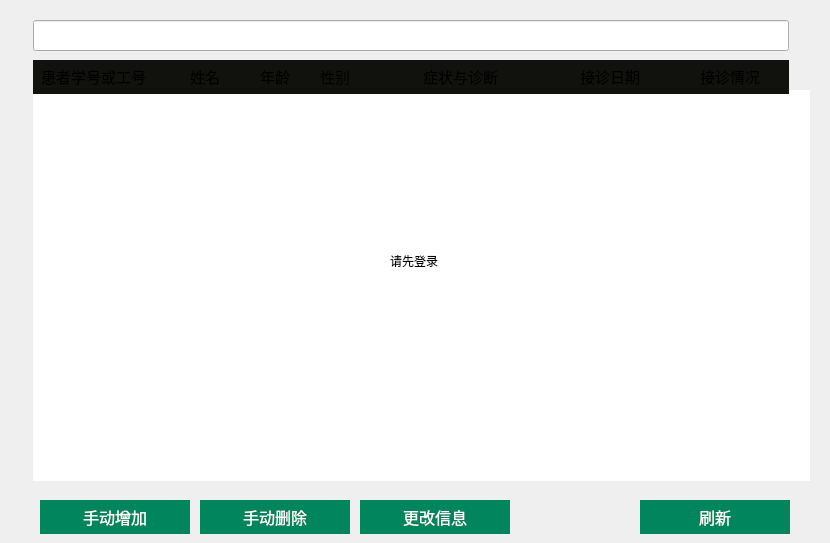
    <widget class="QWidget" name="deleteEmpWidget">
     <property name="styleSheet">
      <string notr="true">#deleteEmpWidget
{
	background:#2D2D2D;
}

</string>
     </property>
     <widget class="QTableView" name="deleteTableView">
      <property name="geometry">
       <rect>
        <x>33</x>
        <y>90</y>
        <width>777</width>
        <height>391</height>
       </rect>
      </property>
      <property name="sizePolicy">
       <sizepolicy hsizetype="Fixed" vsizetype="Fixed">
        <horstretch>0</horstretch>
        <verstretch>0</verstretch>
       </sizepolicy>
      </property>
      <property name="focusPolicy">
       <enum>Qt::FocusPolicy::NoFocus</enum>
      </property>
      <property name="autoFillBackground">
       <bool>false</bool>
      </property>
      <property name="frameShape">
       <enum>QFrame::Shape::NoFrame</enum>
      </property>
      <property name="horizontalScrollBarPolicy">
       <enum>Qt::ScrollBarPolicy::ScrollBarAlwaysOff</enum>
      </property>
      <property name="sizeAdjustPolicy">
       <enum>QAbstractScrollArea::SizeAdjustPolicy::AdjustIgnored</enum>
      </property>
      <property name="editTriggers">
       <set>QAbstractItemView::EditTrigger::NoEditTriggers</set>
      </property>
      <property name="tabKeyNavigation">
       <bool>false</bool>
      </property>
      <property name="showDropIndicator" stdset="0">
       <bool>false</bool>
      </property>
      <property name="dragDropOverwriteMode">
       <bool>false</bool>
      </property>
      <property name="alternatingRowColors">
       <bool>true</bool>
      </property>
      <property name="selectionMode">
       <enum>QAbstractItemView::SelectionMode::SingleSelection</enum>
      </property>
      <property name="selectionBehavior">
       <enum>QAbstractItemView::SelectionBehavior::SelectRows</enum>
      </property>
      <property name="textElideMode">
       <enum>Qt::TextElideMode::ElideNone</enum>
      </property>
      <property name="showGrid">
       <bool>false</bool>
      </property>
      <property name="gridStyle">
       <enum>Qt::PenStyle::NoPen</enum>
      </property>
      <property name="cornerButtonEnabled">
       <bool>false</bool>
      </property>
      <attribute name="horizontalHeaderVisible">
       <bool>false</bool>
      </attribute>
      <attribute name="horizontalHeaderMinimumSectionSize">
       <number>30</number>
      </attribute>
      <attribute name="horizontalHeaderDefaultSectionSize">
       <number>120</number>
      </attribute>
     </widget>
     <widget class="QLabel" name="label_29">
      <property name="geometry">
       <rect>
        <x>33</x>
        <y>60</y>
        <width>135</width>
        <height>34</height>
       </rect>
      </property>
      <property name="font">
       <font>
        <pointsize>10</pointsize>
        <bold>true</bold>
       </font>
      </property>
      <property name="styleSheet">
       <string notr="true">#label_29
{
	color:white;
	background:#11110E;
padding-left:10px;
}</string>
      </property>
      <property name="text">
       <string>&lt;html&gt;&lt;head/&gt;&lt;body&gt;&lt;p&gt;&lt;br/&gt;&lt;/p&gt;&lt;/body&gt;&lt;/html&gt;</string>
      </property>
     </widget>
     <widget class="QLabel" name="label_30">
      <property name="geometry">
       <rect>
        <x>167</x>
        <y>60</y>
        <width>120</width>
        <height>34</height>
       </rect>
      </property>
      <property name="font">
       <font>
        <pointsize>10</pointsize>
        <bold>true</bold>
       </font>
      </property>
      <property name="styleSheet">
       <string notr="true">#label_30
{
	color:white;
	background:#11110E;
	padding-left:5px;
}</string>
      </property>
      <property name="text">
       <string>&lt;html&gt;&lt;head/&gt;&lt;body&gt;&lt;p&gt;&lt;br/&gt;&lt;/p&gt;&lt;/body&gt;&lt;/html&gt;</string>
      </property>
     </widget>
     <widget class="QLabel" name="label_31">
      <property name="geometry">
       <rect>
        <x>287</x>
        <y>60</y>
        <width>125</width>
        <height>34</height>
       </rect>
      </property>
      <property name="font">
       <font>
        <pointsize>10</pointsize>
        <bold>true</bold>
       </font>
      </property>
      <property name="styleSheet">
       <string notr="true">#label_31
{
	color:white;
	background:#11110E;
	padding-left:3px;
}</string>
      </property>
      <property name="text">
       <string>&lt;html&gt;&lt;head/&gt;&lt;body&gt;&lt;p&gt;&lt;br/&gt;&lt;/p&gt;&lt;/body&gt;&lt;/html&gt;</string>
      </property>
     </widget>
     <widget class="QLabel" name="label_32">
      <property name="geometry">
       <rect>
        <x>530</x>
        <y>60</y>
        <width>122</width>
        <height>34</height>
       </rect>
      </property>
      <property name="font">
       <font>
        <pointsize>10</pointsize>
        <bold>true</bold>
       </font>
      </property>
      <property name="styleSheet">
       <string notr="true">#label_32
{
	color:white;
	background:#11110E;
}</string>
      </property>
      <property name="text">
       <string>&lt;html&gt;&lt;head/&gt;&lt;body&gt;&lt;p&gt;&lt;br/&gt;&lt;/p&gt;&lt;/body&gt;&lt;/html&gt;</string>
      </property>
     </widget>
     <widget class="QLabel" name="label_33">
      <property name="geometry">
       <rect>
        <x>410</x>
        <y>60</y>
        <width>120</width>
        <height>34</height>
       </rect>
      </property>
      <property name="font">
       <font>
        <pointsize>10</pointsize>
        <bold>true</bold>
       </font>
      </property>
      <property name="styleSheet">
       <string notr="true">#label_33
{
	color:white;
	background:#11110E;
}</string>
      </property>
      <property name="text">
       <string>&lt;html&gt;&lt;head/&gt;&lt;body&gt;&lt;p&gt;&lt;br/&gt;&lt;/p&gt;&lt;/body&gt;&lt;/html&gt;</string>
      </property>
     </widget>
     <widget class="QLabel" name="label_34">
      <property name="geometry">
       <rect>
        <x>652</x>
        <y>60</y>
        <width>137</width>
        <height>34</height>
       </rect>
      </property>
      <property name="font">
       <font>
        <pointsize>10</pointsize>
        <bold>true</bold>
       </font>
      </property>
      <property name="styleSheet">
       <string notr="true">#label_34
{
	color:white;
	background:#11110E;
}</string>
      </property>
      <property name="text">
       <string>&lt;html&gt;&lt;head/&gt;&lt;body&gt;&lt;p&gt;&lt;br/&gt;&lt;/p&gt;&lt;/body&gt;&lt;/html&gt;</string>
      </property>
     </widget>
     <widget class="QPushButton" name="pushButton_3">
      <property name="geometry">
       <rect>
        <x>640</x>
        <y>500</y>
        <width>150</width>
        <height>34</height>
       </rect>
      </property>
      <property name="font">
       <font>
        <family>华文中宋</family>
        <pointsize>12</pointsize>
        <italic>false</italic>
        <bold>false</bold>
       </font>
      </property>
      <property name="styleSheet">
       <string notr="true">#pushButton_3
{
	background:#00855C;
	border:none;
	color:white;
	font:12pt&quot;华文中宋&quot;;

}

#pushButton_3:hover
{
	background:#2D2D2D;
	border:2px solid #00855C;
	color:#00855C;
}</string>
      </property>
      <property name="text">
       <string>刷新</string>
      </property>
     </widget>
     <widget class="QLabel" name="label_55">
      <property name="geometry">
       <rect>
        <x>580</x>
        <y>60</y>
        <width>141</width>
        <height>34</height>
       </rect>
      </property>
      <property name="font">
       <font>
        <family>华文中宋</family>
        <pointsize>11</pointsize>
        <italic>false</italic>
        <bold>false</bold>
       </font>
      </property>
      <property name="styleSheet">
       <string notr="true">#label_24
{
	color:white;
	background:#11110E;
	font: 11pt &quot;华文中宋&quot;;

}</string>
      </property>
      <property name="text">
       <string>&lt;html&gt;&lt;head/&gt;&lt;body&gt;&lt;p&gt;接诊日期&lt;/p&gt;&lt;/body&gt;&lt;/html&gt;</string>
      </property>
     </widget>
     <widget class="QLabel" name="label_60">
      <property name="geometry">
       <rect>
        <x>41</x>
        <y>60</y>
        <width>221</width>
        <height>34</height>
       </rect>
      </property>
      <property name="font">
       <font>
        <family>华文中宋</family>
        <pointsize>11</pointsize>
        <italic>false</italic>
        <bold>false</bold>
       </font>
      </property>
      <property name="styleSheet">
       <string notr="true">#label_8
{
	color:white;
	background:#11110E;
	padding-left:10px;
	font: 11pt &quot;华文中宋&quot;;

}</string>
      </property>
      <property name="text">
       <string>&lt;html&gt;&lt;head/&gt;&lt;body&gt;&lt;p&gt;患者学号或工号&lt;/p&gt;&lt;/body&gt;&lt;/html&gt;</string>
      </property>
     </widget>
     <widget class="QLabel" name="label_61">
      <property name="geometry">
       <rect>
        <x>370</x>
        <y>60</y>
        <width>181</width>
        <height>34</height>
       </rect>
      </property>
      <property name="font">
       <font>
        <family>华文中宋</family>
        <pointsize>11</pointsize>
        <italic>false</italic>
        <bold>false</bold>
       </font>
      </property>
      <property name="styleSheet">
       <string notr="true">#label_23
{
	color:white;
	background:#11110E;
	font: 11pt &quot;华文中宋&quot;;

}</string>
      </property>
      <property name="text">
       <string>&lt;html&gt;&lt;head/&gt;&lt;body&gt;&lt;p align=&quot;center&quot;&gt;症状与诊断&lt;/p&gt;&lt;/body&gt;&lt;/html&gt;</string>
      </property>
     </widget>
     <widget class="QLabel" name="label_62">
      <property name="geometry">
       <rect>
        <x>190</x>
        <y>60</y>
        <width>81</width>
        <height>34</height>
       </rect>
      </property>
      <property name="font">
       <font>
        <family>华文中宋</family>
        <pointsize>11</pointsize>
        <italic>false</italic>
        <bold>false</bold>
       </font>
      </property>
      <property name="styleSheet">
       <string notr="true">#label_21
{
	color:white;
	background:#11110E;
	padding-left:5px;
	font: 11pt &quot;华文中宋&quot;;
}
</string>
      </property>
      <property name="text">
       <string>&lt;html&gt;&lt;head/&gt;&lt;body&gt;&lt;p&gt;姓名&lt;/p&gt;&lt;/body&gt;&lt;/html&gt;</string>
      </property>
     </widget>
     <widget class="QLabel" name="label_64">
      <property name="geometry">
       <rect>
        <x>320</x>
        <y>60</y>
        <width>131</width>
        <height>34</height>
       </rect>
      </property>
      <property name="font">
       <font>
        <family>华文中宋</family>
        <pointsize>11</pointsize>
        <italic>false</italic>
        <bold>false</bold>
       </font>
      </property>
      <property name="styleSheet">
       <string notr="true">#label_22
{
	color:white;
	background:#11110E;
	padding-left:3px;
	font: 11pt &quot;华文中宋&quot;;

}</string>
      </property>
      <property name="text">
       <string>&lt;html&gt;&lt;head/&gt;&lt;body&gt;&lt;p&gt;性别&lt;/p&gt;&lt;/body&gt;&lt;/html&gt;</string>
      </property>
     </widget>
     <widget class="QLabel" name="label_65">
      <property name="geometry">
       <rect>
        <x>260</x>
        <y>60</y>
        <width>131</width>
        <height>34</height>
       </rect>
      </property>
      <property name="font">
       <font>
        <family>华文中宋</family>
        <pointsize>11</pointsize>
        <italic>false</italic>
        <bold>false</bold>
       </font>
      </property>
      <property name="styleSheet">
       <string notr="true">#label_22
{
	color:white;
	background:#11110E;
	padding-left:3px;
	font: 11pt &quot;华文中宋&quot;;

}</string>
      </property>
      <property name="text">
       <string>&lt;html&gt;&lt;head/&gt;&lt;body&gt;&lt;p&gt;年龄&lt;/p&gt;&lt;/body&gt;&lt;/html&gt;</string>
      </property>
     </widget>
     <widget class="QLabel" name="label_66">
      <property name="geometry">
       <rect>
        <x>700</x>
        <y>60</y>
        <width>121</width>
        <height>34</height>
       </rect>
      </property>
      <property name="font">
       <font>
        <family>华文中宋</family>
        <pointsize>11</pointsize>
        <italic>false</italic>
        <bold>false</bold>
       </font>
      </property>
      <property name="styleSheet">
       <string notr="true">#label_25
{
	color:white;
	background:#11110E;
	font: 11pt &quot;华文中宋&quot;;

}</string>
      </property>
      <property name="text">
       <string>&lt;html&gt;&lt;head/&gt;&lt;body&gt;&lt;p&gt;接诊情况&lt;/p&gt;&lt;/body&gt;&lt;/html&gt;</string>
      </property>
     </widget>
     <widget class="QPushButton" name="pushButton_15">
      <property name="geometry">
       <rect>
        <x>40</x>
        <y>500</y>
        <width>150</width>
        <height>34</height>
       </rect>
      </property>
      <property name="font">
       <font>
        <family>华文中宋</family>
        <pointsize>12</pointsize>
        <italic>false</italic>
        <bold>false</bold>
       </font>
      </property>
      <property name="styleSheet">
       <string notr="true">#pushButton_15
{
	background:#00855C;
	border:none;
	color:white;
	font:12pt&quot;华文中宋&quot;;

}

#pushButton_15:hover
{
	background:#2D2D2D;
	border:2px solid #00855C;
	color:#00855C;
}</string>
      </property>
      <property name="text">
       <string>手动增加</string>
      </property>
     </widget>
     <widget class="QPushButton" name="pushButton_16">
      <property name="geometry">
       <rect>
        <x>200</x>
        <y>500</y>
        <width>150</width>
        <height>34</height>
       </rect>
      </property>
      <property name="font">
       <font>
        <family>华文中宋</family>
        <pointsize>12</pointsize>
        <italic>false</italic>
        <bold>false</bold>
       </font>
      </property>
      <property name="styleSheet">
       <string notr="true">#pushButton_16
{
	background:#00855C;
	border:none;
	color:white;
	font:12pt&quot;华文中宋&quot;;

}

#pushButton_16:hover
{
	background:#2D2D2D;
	border:2px solid #00855C;
	color:#00855C;
}</string>
      </property>
      <property name="text">
       <string>手动删除</string>
      </property>
     </widget>
     <widget class="QPushButton" name="pushButton_17">
      <property name="geometry">
       <rect>
        <x>360</x>
        <y>500</y>
        <width>150</width>
        <height>34</height>
       </rect>
      </property>
      <property name="font">
       <font>
        <family>华文中宋</family>
        <pointsize>12</pointsize>
        <italic>false</italic>
        <bold>false</bold>
       </font>
      </property>
      <property name="styleSheet">
       <string notr="true">#pushButton_17
{
	background:#00855C;
	border:none;
	color:white;
	font:12pt&quot;华文中宋&quot;;
}

#pushButton_17:hover
{
	background:#2D2D2D;
	border:2px solid #00855C;
	color:#00855C;
}</string>
      </property>
      <property name="text">
       <string>更改信息</string>
      </property>
     </widget>
     <widget class="QLabel" name="labeltologin_2">
      <property name="geometry">
       <rect>
        <x>390</x>
        <y>240</y>
        <width>101</width>
        <height>41</height>
       </rect>
      </property>
      <property name="text">
       <string>请先登录</string>
      </property>
     </widget>
     <widget class="QLineEdit" name="lineEditSearch">
      <property name="geometry">
       <rect>
        <x>33</x>
        <y>20</y>
        <width>756</width>
        <height>31</height>
       </rect>
      </property>
     </widget>
     <zorder>deleteTableView</zorder>
     <zorder>label_29</zorder>
     <zorder>label_30</zorder>
     <zorder>label_31</zorder>
     <zorder>label_33</zorder>
     <zorder>label_34</zorder>
     <zorder>pushButton_3</zorder>
     <zorder>label_60</zorder>
     <zorder>label_61</zorder>
     <zorder>label_62</zorder>
     <zorder>label_64</zorder>
     <zorder>label_65</zorder>
     <zorder>label_66</zorder>
     <zorder>pushButton_15</zorder>
     <zorder>pushButton_16</zorder>
     <zorder>pushButton_17</zorder>
     <zorder>labeltologin_2</zorder>
     <zorder>lineEditSearch</zorder>
     <zorder>label_32</zorder>
     <zorder>label_55</zorder>
    </widget>
